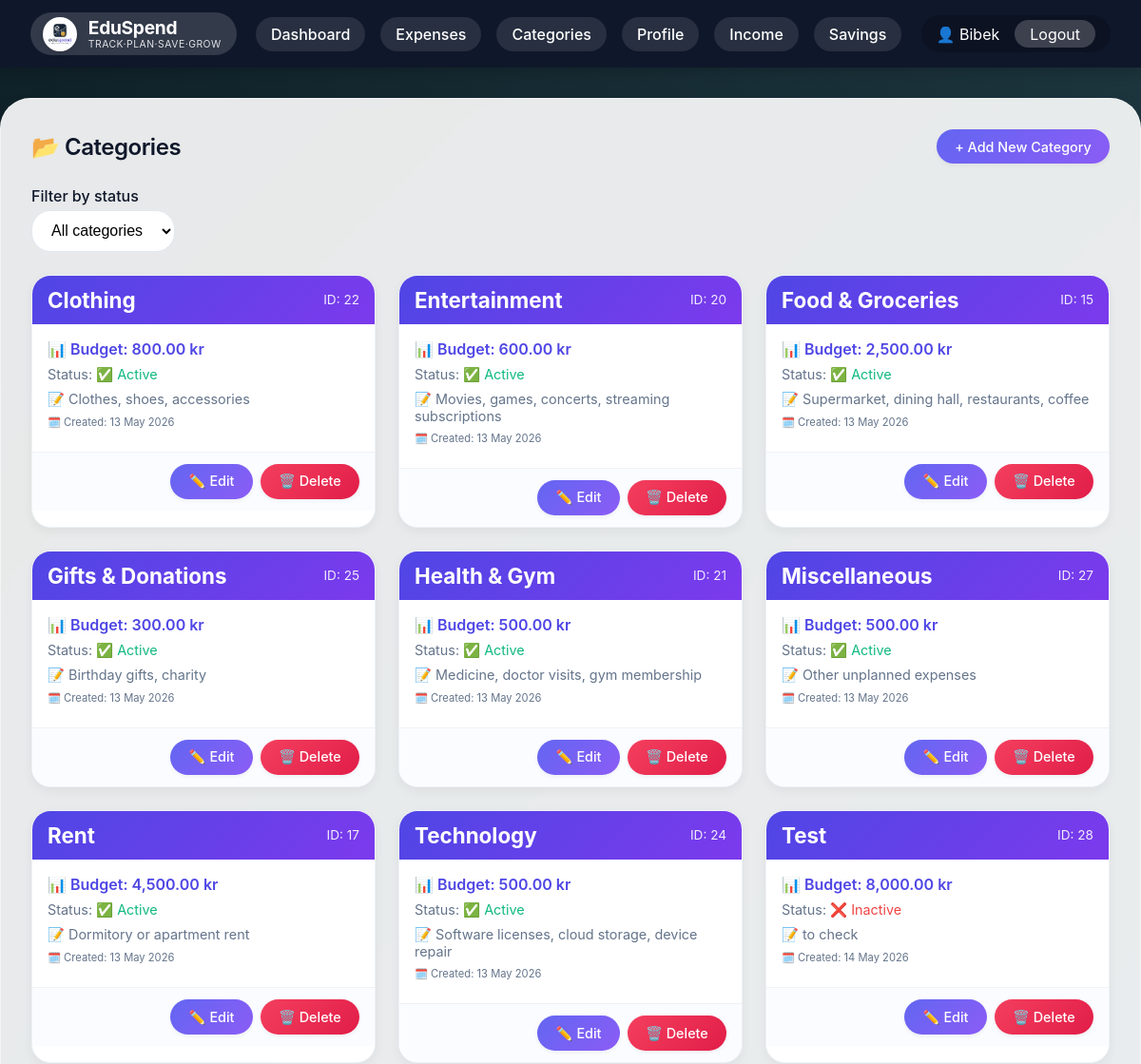
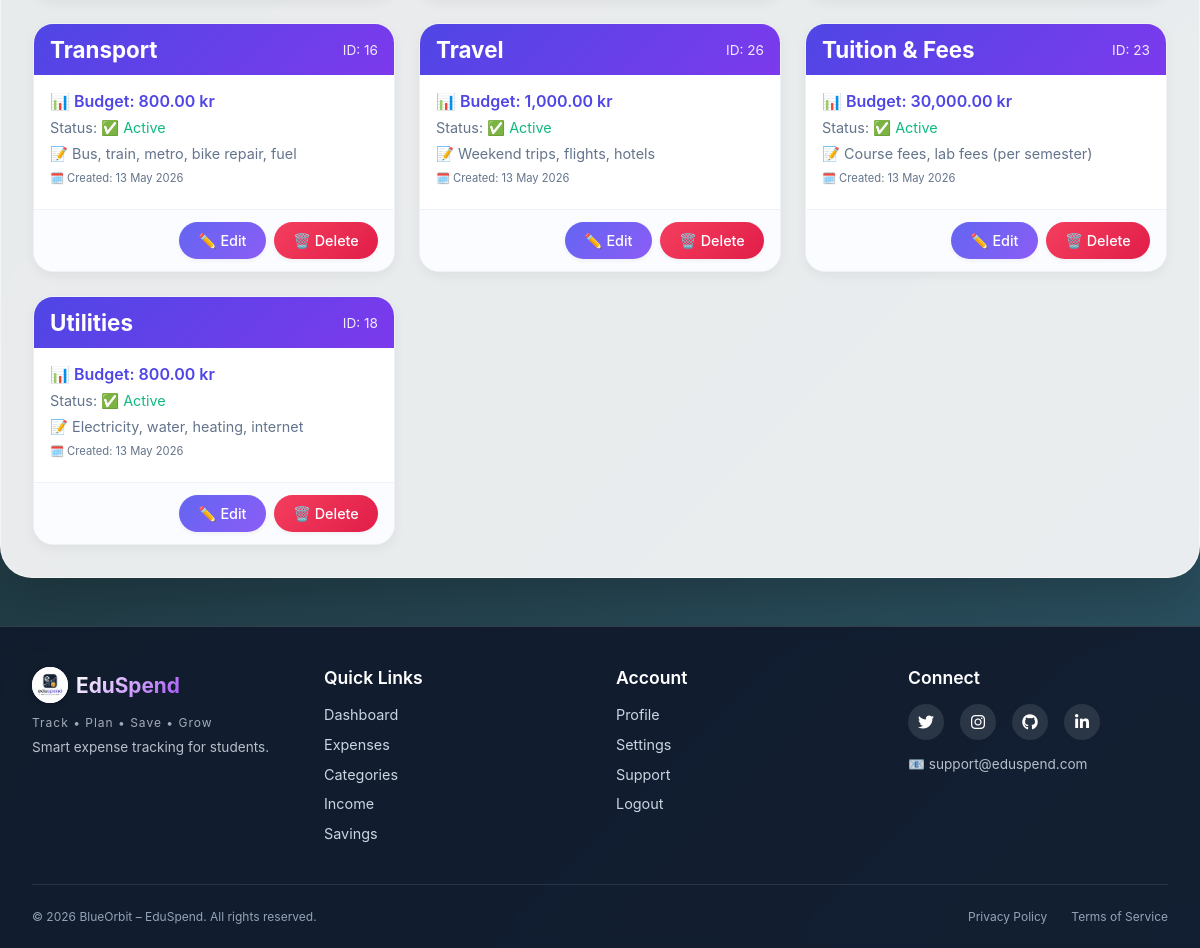
Screenshot of /modules/category/list.php (signed in) with the database file from the repository (2 pictures, top to bottom).
### tables this page shows
CREATE TABLE `tblcategory` (
  `CategoryID` int(11) NOT NULL,
  `CategoryName` varchar(50) NOT NULL,
  `BudgetLimit` decimal(10,2) NOT NULL,
  `IsActive` tinyint(1) DEFAULT 1,
  `CreatedDate` date NOT NULL,
  `Description` varchar(200) DEFAULT NULL
);

### includes/Category.php (called while the page is built, shortened)
<?php
require_once __DIR__ . '/config.php';
class Category {
    public function __construct($data = null) {
        if ($data) {
            $this->categoryId = $data['CategoryID'] ?? null;
            $this->categoryName = $data['CategoryName'] ?? null;
            $this->budgetLimit = $data['BudgetLimit'] ?? null;
            $this->isActive = $data['IsActive'] ?? 1;
            $this->createdDate = $data['CreatedDate'] ?? date('Y-m-d');
            $this->description = $data['Description'] ?? null;
        }
    }
    public static function all($filter = null) {
        global $pdo;
        $sql = "SELECT * FROM tblCategory";
        $sql .= " ORDER BY CategoryName";
        $stmt = $pdo->query($sql);
        $rows = $stmt->fetchAll(PDO::FETCH_ASSOC);
        $categories = [];
        foreach ($rows as $row) {
            $categories[] = new Category($row);
        }
        return $categories;
    }
}
?>

### modules/category/list.php (the view, shortened to what this page needs)
<?php
require_once '../../includes/header.php';
require_once '../../includes/Category.php';
$filter = $_GET['filter'] ?? '';
$categories = Category::all($filter);
?>
<div class="page-header">
    <h2>📂 Categories</h2>
    <a href="add.php" class="btn">+ Add New Category</a>
</div>
<div class="filter-bar">
    <form method="get" style="display:flex; gap:1rem; align-items: flex-end;">
        <div class="form-group" style="margin-bottom:0;">
            <label>Filter by status</label>
            <select name="filter" onchange="this.form.submit()" class="filter-select">
                <option value="">All categories</option>
            </select>
        </div>
    </form>
</div>
<?php if (empty($categories)): ?>
    <div class="alert alert-info">No categories found. <a href="add.php">Create one now</a></div>
<?php else: ?>
    <div class="expense-grid">
        <?php foreach ($categories as $cat): ?>
            <div class="expense-card">
                <div class="card-header" style="background: linear-gradient(135deg, #4f46e5, #7c3aed);">
                    <span class="amount"><?= htmlspecialchars($cat->categoryName) ?></span>
                    <span class="date">ID: <?= $cat->categoryId ?></span>
                </div>
                <div class="card-body">
                    <div class="category">
                        📊 Budget: <?= number_format($cat->budgetLimit, 2) ?> kr
                    </div>
                    <div class="notes">
                        Status: <?= $cat->isActive ? '<span style="color:#10b981;">✅ Active</span>' : '<span style="color:#ef4444;">❌ Inactive</span>' ?>
                    </div>
                    <?php if (!empty($cat->description)): ?>
                        <div class="notes" style="margin-top: 0.5rem;">
                            📝 <?= htmlspecialchars($cat->description) ?>
                        </div>
                    <?php endif; ?>
                    <div class="notes" style="font-size: 0.7rem; margin-top: 0.5rem;">
                        🗓️ Created: <?= date('d M Y', strtotime($cat->createdDate)) ?>
                    </div>
                </div>
                <div class="card-footer">
                    <a href="edit.php?id=<?= $cat->categoryId ?>" class="btn">✏️ Edit</a>
                    <a href="delete.php?id=<?= $cat->categoryId ?>" class="btn btn-danger delete-link">🗑️ Delete</a>
                </div>
            </div>
        <?php endforeach; ?>
    </div>
<?php endif; ?>
<?php require_once '../../includes/footer.php'; ?>

### includes/header.php (shortened to what this page needs)
<?php
$current_page = basename($_SERVER['PHP_SELF']);
?>
<!DOCTYPE html>
<html lang="en">
<head>
    <link rel="stylesheet" href="/EduSpend/assets/css/style.css">
</head>
<body>
<nav class="navbar glass">
    <a href="/EduSpend/index.php" class="logo-link">
        <div class="logo">
            <img src="/EduSpend/assets/images/logo.jpeg" alt="EduSpend Logo" class="logo-img">
            <div class="logo-text">
                <span class="logo-main">EduSpend</span>
                <span class="logo-tagline">TRACK·PLAN·SAVE·GROW</span>
            </div>
        </div>
    </a>
    <ul class="nav-links">
        <li><a href="/EduSpend/index.php" class="<?= $current_page == 'index.php' ? 'active' : '' ?>">Dashboard</a></li>
        <li><a href="/EduSpend/modules/expense/view.php">Expenses</a></li>
        <li><a href="/EduSpend/modules/category/list.php">Categories</a></li>
        <li><a href="/EduSpend/modules/student/profile.php">Profile</a></li>
        <li><a href="/EduSpend/modules/income/list.php">Income</a></li>
        <li><a href="/EduSpend/modules/savings/list.php">Savings</a></li>
    </ul>
    <div class="user-info">
        👤 <?= htmlspecialchars($_SESSION['user_name']) ?>
        <a href="/EduSpend/logout.php" class="logout-btn">Logout</a>
    </div>
</nav>
<main class="container">

### includes/footer.php (shortened to what this page needs)
</main>
<footer class="modern-footer">
    <div class="footer-content">
        <div class="footer-column">
            <div class="footer-logo">
                <img src="/EduSpend/assets/images/logo.jpeg" alt="EduSpend" class="footer-logo-img">
                <span>EduSpend</span>
            </div>
            <p class="footer-tagline">Track • Plan • Save • Grow</p>
            <p class="footer-desc">Smart expense tracking for students.</p>
        </div>
        <div class="footer-column">
            <h4>Quick Links</h4>
            <ul>
                <li><a href="/EduSpend/index.php">Dashboard</a></li>
                <li><a href="/EduSpend/modules/expense/view.php">Expenses</a></li>
                <li><a href="/EduSpend/modules/category/list.php">Categories</a></li>
                <li><a href="/EduSpend/modules/income/list.php">Income</a></li>
                <li><a href="/EduSpend/modules/savings/list.php">Savings</a></li>
            </ul>
        </div>
        <div class="footer-column">
            <h4>Account</h4>
            <ul>
                <li><a href="/EduSpend/modules/student/profile.php">Profile</a></li>
                <li><a href="/EduSpend/modules/student/edit.php">Settings</a></li>
                <li><a href="#" id="supportLink">Support</a></li>
                <li><a href="/EduSpend/logout.php">Logout</a></li>
            </ul>
        </div>
        <div class="footer-column">
            <h4>Connect</h4>
            <div class="social-icons">
                <a href="#" aria-label="Twitter"><i class="fab fa-twitter"></i></a>
                <a href="#" aria-label="Instagram"><i class="fab fa-instagram"></i></a>
                <a href="#" aria-label="GitHub"><i class="fab fa-github"></i></a>
                <a href="#" aria-label="LinkedIn"><i class="fab fa-linkedin-in"></i></a>
            </div>
            <p class="footer-email">📧 support@eduspend.com</p>
        </div>
    </div>
    <div class="footer-bottom">
        <p>&copy; <?= date('Y') ?> BlueOrbit – EduSpend. All rights reserved.</p>
        <div class="footer-bottom-links">
            <a href="#">Privacy Policy</a>
            <a href="#">Terms of Service</a>
        </div>
    </div>
</footer>
<link rel="stylesheet" href="https://cdnjs.cloudflare.com/ajax/libs/font-awesome/6.4.0/css/all.min.css">
</body>
</html>

### rows the page displays
tblcategory: CategoryName "Clothing", CategoryID "22", BudgetLimit "800.00", IsActive "✅ Active", Description "Clothes, shoes, accessories", CreatedDate "13 May 2026"
tblcategory: CategoryName "Entertainment", CategoryID "20", BudgetLimit "600.00", IsActive "✅ Active", Description "Movies, games, concerts, streaming subscriptions", CreatedDate "13 May 2026"
tblcategory: CategoryName "Food & Groceries", CategoryID "15", BudgetLimit "2,500.00", IsActive "✅ Active", Description "Supermarket, dining hall, restaurants, coffee", CreatedDate "13 May 2026"
tblcategory: CategoryName "Gifts & Donations", CategoryID "25", BudgetLimit "300.00", IsActive "✅ Active", Description "Birthday gifts, charity", CreatedDate "13 May 2026"
tblcategory: CategoryName "Health & Gym", CategoryID "21", BudgetLimit "500.00", IsActive "✅ Active", Description "Medicine, doctor visits, gym membership", CreatedDate "13 May 2026"
tblcategory: CategoryName "Miscellaneous", CategoryID "27", BudgetLimit "500.00", IsActive "✅ Active", Description "Other unplanned expenses", CreatedDate "13 May 2026"
tblcategory: CategoryName "Rent", CategoryID "17", BudgetLimit "4,500.00", IsActive "✅ Active", Description "Dormitory or apartment rent", CreatedDate "13 May 2026"
tblcategory: CategoryName "Technology", CategoryID "24", BudgetLimit "500.00", IsActive "✅ Active", Description "Software licenses, cloud storage, device repair", CreatedDate "13 May 2026"
tblcategory: CategoryName "Test", CategoryID "28", BudgetLimit "8,000.00", IsActive "❌ Inactive", Description "to check", CreatedDate "14 May 2026"
tblcategory: CategoryName "Transport", CategoryID "16", BudgetLimit "800.00", IsActive "✅ Active", Description "Bus, train, metro, bike repair, fuel", CreatedDate "13 May 2026"
tblcategory: CategoryName "Travel", CategoryID "26", BudgetLimit "1,000.00", IsActive "✅ Active", Description "Weekend trips, flights, hotels", CreatedDate "13 May 2026"
tblcategory: CategoryName "Tuition & Fees", CategoryID "23", BudgetLimit "30,000.00", IsActive "✅ Active", Description "Course fees, lab fees (per semester)", CreatedDate "13 May 2026"
tblcategory: CategoryName "Utilities", CategoryID "18", BudgetLimit "800.00", IsActive "✅ Active", Description "Electricity, water, heating, internet", CreatedDate "13 May 2026"

### other values shown
$_SESSION['user_name'] "Bibek"
